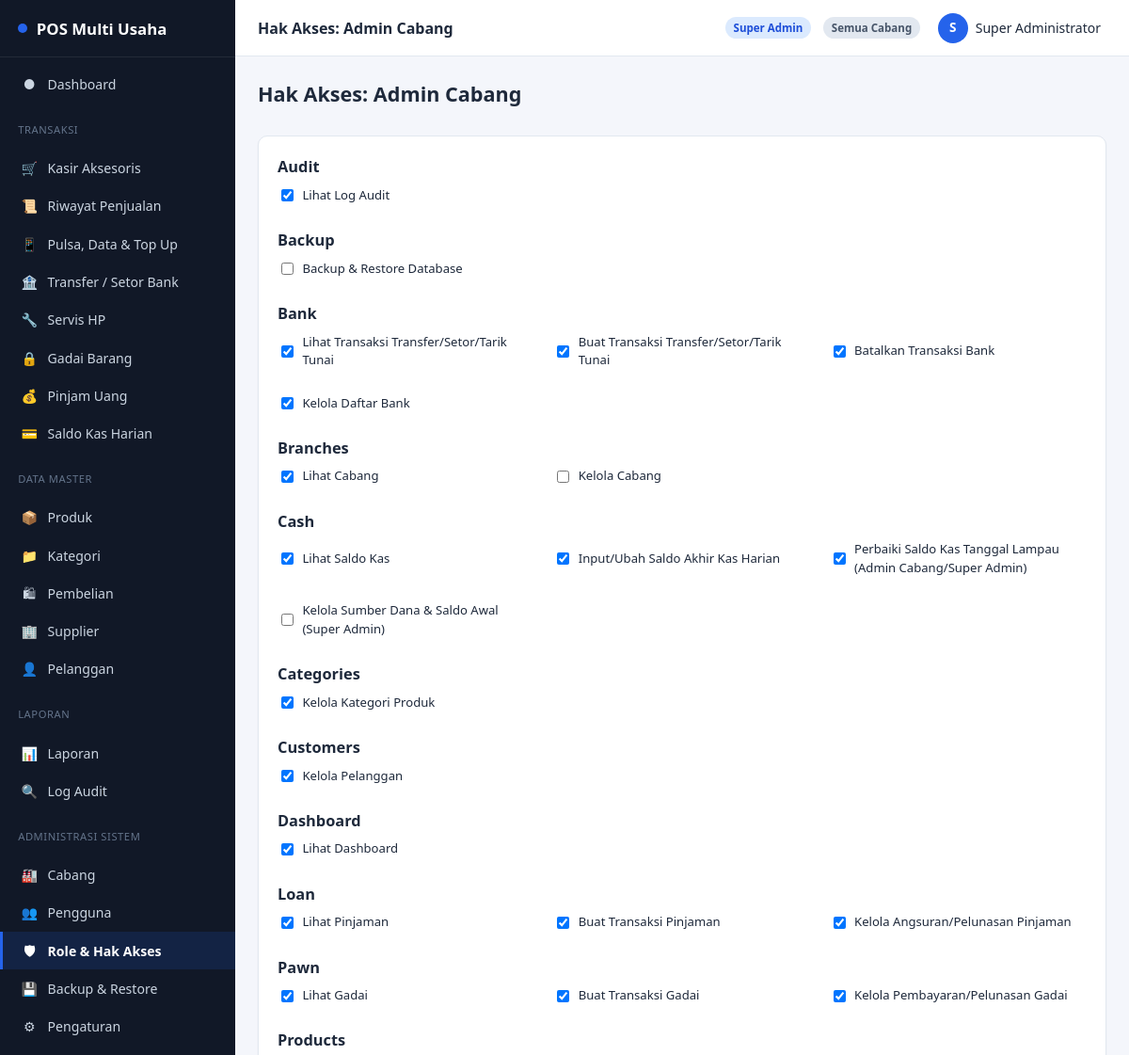
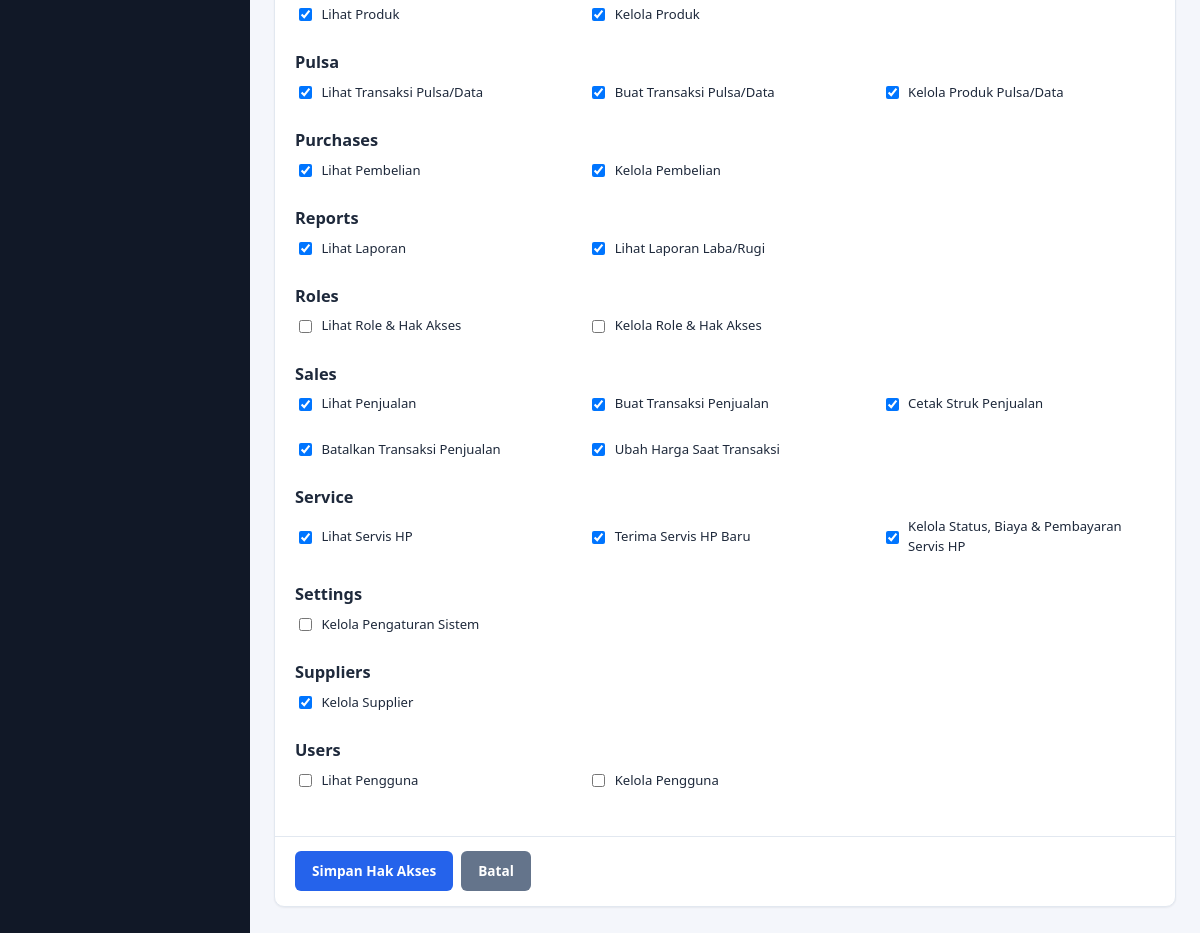
The page /roles/edit/2 (signed in) on the database its author committed (2 pictures, top to bottom).
### tables this page shows
CREATE TABLE IF NOT EXISTS permissions (
    id            INT UNSIGNED AUTO_INCREMENT PRIMARY KEY,
    code          VARCHAR(80)  NOT NULL UNIQUE,
    module        VARCHAR(50)  NOT NULL,
    name          VARCHAR(150) NOT NULL
);

CREATE TABLE IF NOT EXISTS roles (
    id            INT UNSIGNED AUTO_INCREMENT PRIMARY KEY,
    slug          VARCHAR(50)  NOT NULL UNIQUE,
    name          VARCHAR(100) NOT NULL,
    description   VARCHAR(255) DEFAULT NULL,
    created_at    DATETIME     NOT NULL DEFAULT CURRENT_TIMESTAMP
);

### app/core/Controller.php (called while the page is built, shortened)
<?php
abstract class Controller
{
    protected function view(string $view, array $data = [], string $layout = 'app'): void
    {
        extract($data, EXTR_SKIP);
        $viewFile = VIEW_PATH . '/' . $view . '.php';
        $content = function () use ($viewFile, $data): void {
            extract($data, EXTR_SKIP);
            require $viewFile;
        };
        require VIEW_PATH . '/layouts/' . $layout . '.php';
    }
}

### app/controllers/RoleController.php (called while the page is built, shortened)
<?php
final class RoleController extends Controller
{
    public function edit(string $id): void
    {
        $role = RoleModel::find((int) $id);
        $assigned = PermissionModel::codesForRole((int) $id);
        $this->view('roles/form', [
            'title'          => 'Hak Akses: ' . $role['name'],
            'role'           => $role,
            'permissionGroups' => PermissionModel::allGroupedByModule(),
            'assignedCodes'  => $assigned,
        ]);
    }
}

### app/core/Router.php (called while the page is built, shortened)
<?php
final class Router
{
    public static function dispatch(string $route): void
    {
        $route = trim($route, '/');
        $segments = $route === '' ? [] : explode('/', $route);
        $action    = $segments[1] ?? 'index';
        $params    = array_slice($segments, 2);
        $controller = new $controllerClass();
        call_user_func_array([$controller, $action], $params);
    }
}

### index.php (called while the page is built, shortened)
<?php
require ROOT_PATH . '/app/config/config.php';
$route = $_GET['route'] ?? '';
Router::dispatch($route);

### app/core/Database.php (called while the page is built, shortened)
<?php
final class Database
{
    private static ?PDO $instance = null;
    public static function connection(): PDO
    {
        if (self::$instance === null) {
            $dsn = 'mysql:host=' . DB_HOST . ';dbname=' . DB_NAME . ';charset=' . DB_CHARSET;
            self::$instance = new PDO($dsn, DB_USER, DB_PASS, [
                PDO::ATTR_ERRMODE            => PDO::ERRMODE_EXCEPTION,
                PDO::ATTR_DEFAULT_FETCH_MODE => PDO::FETCH_ASSOC,
                PDO::ATTR_EMULATE_PREPARES   => false,
            ]);
        }
        return self::$instance;
    }
}

### app/models/PermissionModel.php (called while the page is built, shortened)
<?php
final class PermissionModel extends Model
{
    public static function allGroupedByModule(): array
    {
        $rows = Database::connection()->query('SELECT * FROM permissions ORDER BY module, id')->fetchAll();
        $grouped = [];
        foreach ($rows as $row) {
            $grouped[$row['module']][] = $row;
        }
        return $grouped;
    }
}

### app/config/config.php (called while the page is built, shortened)
<?php
spl_autoload_register(function (string $class): void {
    $dirs = [
        APP_PATH . '/core/',
        APP_PATH . '/controllers/',
        APP_PATH . '/models/',
    ];
    foreach ($dirs as $dir) {
        $file = $dir . $class . '.php';
        if (is_file($file)) {
            return;
        }
    }
});
require_once APP_PATH . '/core/helpers.php';
require_once APP_PATH . '/config/database.php';

### app/core/Model.php (called while the page is built, shortened)
<?php
abstract class Model
{
    protected static string $table;
    protected static string $primaryKey = 'id';
    protected static bool $softDelete = false;
    protected static function db(): PDO
    {
        return Database::connection();
    }
    public static function find(int $id): ?array
    {
        $sql = 'SELECT * FROM ' . static::$table . ' WHERE ' . static::$primaryKey . ' = :id';
        $sql .= static::$softDelete ? ' AND deleted_at IS NULL' : '';
        $stmt = static::db()->prepare($sql);
        $stmt->execute(['id' => $id]);
        $row = $stmt->fetch();
        return $row === false ? null : $row;
    }
}

### app/views/roles/form.php (the view, shortened to what this page needs)
<div class="content-header">
    <h1>Hak Akses: <?= e($role['name']) ?></h1>
</div>
<form method="post" action="<?= e(url('roles/update/' . $role['id'])) ?>">
    <div class="card">
        <div class="card-body">
            <?php foreach ($permissionGroups as $module => $permissions): ?>
                <h3 style="text-transform:capitalize;"><?= e($module) ?></h3>
                <div class="grid grid-cols-3" style="margin-bottom:1.25rem;">
                    <?php foreach ($permissions as $p): ?>
                        <label style="font-weight:400;display:flex;gap:.4rem;align-items:center;">
                            <input type="checkbox" name="permissions[]" value="<?= (int) $p['id'] ?>" style="width:auto;"
                                <?= in_array($p['code'], $assignedCodes, true) ? 'checked' : '' ?>>
                            <?= e($p['name']) ?>
                        </label>
                    <?php endforeach; ?>
                </div>
            <?php endforeach; ?>
        </div>
        <div class="card-footer flex gap-sm">
            <button type="submit" class="btn">Simpan Hak Akses</button>
            <a class="btn btn-secondary" href="<?= e(url('roles/index')) ?>">Batal</a>
        </div>
    </div>
</form>

### app/core/helpers.php (shortened to what this page needs)
<?php
function e(?string $value): string
{
    return htmlspecialchars($value ?? '', ENT_QUOTES, 'UTF-8');
}
function url(string $path = ''): string
{
    return BASE_URL . '/' . ltrim($path, '/');
}
function render_menu_group(array $items, string $activeModule): void
{
    foreach ($items as $item) {
        $active = $item['key'] === $activeModule ? ' active' : '';
        echo '<li><a class="' . trim($active) . '" href="' . e(url($item['route'])) . '"><span class="icon">' . $item['icon'] . '</span><span>' . e($item['label']) . '</span></a></li>';
    }
}

### assets/css/app.css (style rules this page uses)
:root { --color-primary: #2563eb; --color-primary-dark: #1d4ed8; --color-primary-light: #dbeafe; --color-success: #16a34a; --color-success-light: #dcfce7; --color-danger: #dc2626; --color-danger-light: #fee2e2; --color-warning: #d97706; --color-warning-light: #fef3c7; --color-info: #0891b2; --color-bg: #f4f6fb; --color-surface: #ffffff; --color-border: #e2e8f0; --color-text: #1e293b; --color-text-muted: #64748b; --color-sidebar-bg: #111827; --color-sidebar-text: #cbd5e1; --color-sidebar-active: #2563eb; --radius-sm: 6px; --radius-md: 10px; --radius-lg: 16px; --shadow-sm: 0 1px 2px rgba(15, 23, 42, .06); --shadow-md: 0 4px 12px rgba(15, 23, 42, .08); --sidebar-width: 250px; --header-height: 60px; }
* { box-sizing: border-box; }
html, body { margin: 0; padding: 0; height: 100%; }
body { font-family: 'Segoe UI', Roboto, -apple-system, BlinkMacSystemFont, Arial, sans-serif; background: var(--color-bg); color: var(--color-text); font-size: 14px; line-height: 1.5; }
a { color: var(--color-primary); text-decoration: none; }
h1, h2, h3, h4 { margin: 0 0 .5rem; font-weight: 600; }
.sidebar-nav a { display: flex; align-items: center; gap: .65rem; padding: .6rem 1.2rem; color: var(--color-sidebar-text); font-size: .88rem; border-left: 3px solid transparent; }
.sidebar-nav a.active { background: rgba(37,99,235,.15); border-left-color: var(--color-sidebar-active); color: #fff; font-weight: 600; }
.sidebar-nav .icon { width: 18px; text-align: center; }
.content-header { display: flex; align-items: center; justify-content: space-between; flex-wrap: wrap; gap: .75rem; margin-bottom: 1.25rem; }
.content-header h1 { font-size: 1.35rem; }
.card { background: var(--color-surface); border: 1px solid var(--color-border); border-radius: var(--radius-md); box-shadow: var(--shadow-sm); margin-bottom: 1.25rem; }
.card-body { padding: 1.25rem; }
.card-footer { padding: .9rem 1.25rem; border-top: 1px solid var(--color-border); }
.grid { display: grid; gap: 1.25rem; }
.grid-cols-3 { grid-template-columns: repeat(3, 1fr); }
label { display: block; font-weight: 600; font-size: .82rem; margin-bottom: .35rem; }
.btn { display: inline-flex; align-items: center; justify-content: center; gap: .4rem; padding: .55rem 1rem; border-radius: var(--radius-sm); border: 1px solid transparent; font: inherit; font-weight: 600; font-size: .85rem; cursor: pointer; background: var(--color-primary); color: #fff; transition: filter .15s ease; }
.btn-secondary { background: #64748b; }
.flex { display: flex; }
.gap-sm { gap: .5rem; }

### rows shown on the page
permissions: icon "●", label "Dashboard", code "☑", name "Lihat Dashboard"
permissions: icon "🛒", label "Kasir Aksesoris", code "☑", name "Buat Transaksi Penjualan"
permissions: icon "📜", label "Riwayat Penjualan", code "☑", name "Lihat Penjualan"
permissions: icon "📱", label "Pulsa, Data & Top Up", code "☑", name "Lihat Transaksi Pulsa/Data"
permissions: icon "🏦", label "Transfer / Setor Bank", code "☑", name "Lihat Transaksi Transfer/Setor/Tarik Tunai"
permissions: icon "🔧", label "Servis HP", code "☑", name "Lihat Servis HP"
permissions: icon "🔒", label "Gadai Barang", code "☑", name "Lihat Gadai"
permissions: icon "💰", label "Pinjam Uang", code "☑", name "Lihat Pinjaman"
permissions: icon "💳", label "Saldo Kas Harian", code "☑", name "Lihat Saldo Kas"
permissions: icon "📦", label "Produk", code "☑", name "Lihat Produk"
permissions: icon "📁", label "Kategori", code "☑", name "Kelola Kategori Produk"
permissions: icon "🛍", label "Pembelian", code "☑", name "Lihat Pembelian"
permissions: icon "🏢", label "Supplier", code "☑", name "Kelola Supplier"
permissions: icon "👤", label "Pelanggan", code "☑", name "Kelola Pelanggan"
permissions: icon "📊", label "Laporan", code "☑", name "Lihat Laporan"
permissions: icon "🏭", label "Cabang", name "Kelola Cabang"
permissions: icon "👥", label "Pengguna", name "Kelola Pengguna"
permissions: icon "🛡", label "Role & Hak Akses", name "Kelola Role & Hak Akses"
permissions: icon "💾", label "Backup & Restore", name "Backup & Restore Database"
permissions: icon "⚙", label "Pengaturan", name "Kelola Pengaturan Sistem"
roles: name "Admin Cabang"
permissions: code "☑", name "Lihat Log Audit"
permissions: code "☑", name "Buat Transaksi Transfer/Setor/Tarik Tunai"
permissions: code "☑", name "Batalkan Transaksi Bank"
permissions: code "☑", name "Kelola Daftar Bank"
permissions: code "☑", name "Lihat Cabang"
permissions: code "☑", name "Input/Ubah Saldo Akhir Kas Harian"
permissions: code "☑", name "Perbaiki Saldo Kas Tanggal Lampau (Admin Cabang/Super Admin)"
permissions: name "Kelola Sumber Dana & Saldo Awal (Super Admin)"
permissions: code "☑", name "Buat Transaksi Pinjaman"
permissions: code "☑", name "Kelola Angsuran/Pelunasan Pinjaman"
permissions: code "☑", name "Buat Transaksi Gadai"
permissions: code "☑", name "Kelola Pembayaran/Pelunasan Gadai"
permissions: code "☑", name "Kelola Produk"
permissions: code "☑", name "Buat Transaksi Pulsa/Data"
permissions: code "☑", name "Kelola Produk Pulsa/Data"
permissions: code "☑", name "Kelola Pembelian"
permissions: code "☑", name "Lihat Laporan Laba/Rugi"
permissions: name "Lihat Role & Hak Akses"
permissions: code "☑", name "Cetak Struk Penjualan"
permissions: code "☑", name "Batalkan Transaksi Penjualan"
permissions: code "☑", name "Ubah Harga Saat Transaksi"
permissions: code "☑", name "Terima Servis HP Baru"
permissions: code "☑", name "Kelola Status, Biaya & Pembayaran Servis HP"
permissions: name "Lihat Pengguna"

### other values the page prints
APP_NAME "POS Multi Usaha"
$item['icon'] "🔍"
$item['label'] "Log Audit"
$title "Hak Akses: Admin Cabang"
$currentUser['role_name'] "Super Admin"
substr($currentUser['full_name'] ?? '?', 0, 1) "S"
$currentUser['full_name'] "Super Administrator"
$module "Audit"
$module "Backup"
$module "Bank"
$module "Branches"
$module "Cash"
$module "Categories"
$module "Customers"
$module "Dashboard"
